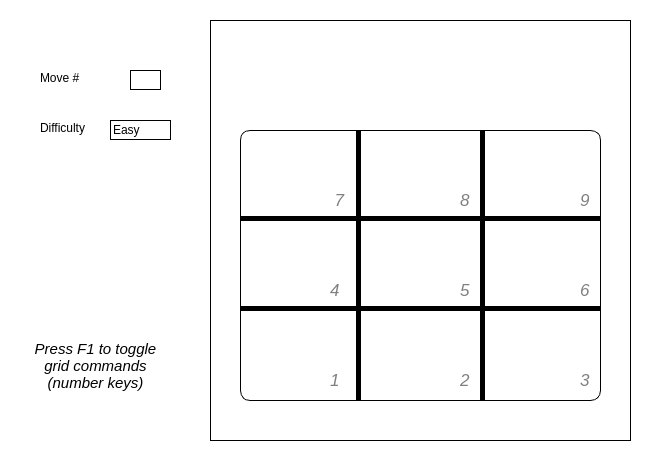
  <widget class="QWidget" name="widgetGame" native="true">
   <property name="geometry">
    <rect>
     <x>20</x>
     <y>70</y>
     <width>661</width>
     <height>461</height>
    </rect>
   </property>
   <property name="styleSheet">
    <string notr="true">background: transparent;</string>
   </property>
   <widget class="QGroupBox" name="groupBoxBoard">
    <property name="geometry">
     <rect>
      <x>210</x>
      <y>20</y>
      <width>421</width>
      <height>421</height>
     </rect>
    </property>
    <property name="font">
     <font>
      <family>MS Shell Dlg 2</family>
      <pointsize>13</pointsize>
     </font>
    </property>
    <property name="styleSheet">
     <string notr="true">background-color: white; border: 1px solid black;</string>
    </property>
    <property name="title">
     <string/>
    </property>
    <widget class="QPushButton" name="btnCenterRight">
     <property name="enabled">
      <bool>true</bool>
     </property>
     <property name="geometry">
      <rect>
       <x>270</x>
       <y>200</y>
       <width>121</width>
       <height>91</height>
      </rect>
     </property>
     <property name="font">
      <font>
       <pointsize>48</pointsize>
      </font>
     </property>
     <property name="focusPolicy">
      <enum>Qt::NoFocus</enum>
     </property>
     <property name="styleSheet">
      <string notr="true">border-left: 5px solid black; border-bottom: 5px solid black;</string>
     </property>
     <property name="text">
      <string/>
     </property>
    </widget>
    <widget class="QPushButton" name="btnBottomRight">
     <property name="enabled">
      <bool>true</bool>
     </property>
     <property name="geometry">
      <rect>
       <x>270</x>
       <y>290</y>
       <width>121</width>
       <height>91</height>
      </rect>
     </property>
     <property name="font">
      <font>
       <pointsize>48</pointsize>
      </font>
     </property>
     <property name="focusPolicy">
      <enum>Qt::NoFocus</enum>
     </property>
     <property name="styleSheet">
      <string notr="true">border-left: 5px solid black;
border-bottom-right-radius: 10%;</string>
     </property>
     <property name="text">
      <string/>
     </property>
    </widget>
    <widget class="QPushButton" name="btnCenter">
     <property name="enabled">
      <bool>true</bool>
     </property>
     <property name="geometry">
      <rect>
       <x>150</x>
       <y>200</y>
       <width>121</width>
       <height>91</height>
      </rect>
     </property>
     <property name="font">
      <font>
       <pointsize>48</pointsize>
      </font>
     </property>
     <property name="focusPolicy">
      <enum>Qt::NoFocus</enum>
     </property>
     <property name="styleSheet">
      <string notr="true">border-bottom: 5px solid black;</string>
     </property>
     <property name="text">
      <string/>
     </property>
    </widget>
    <widget class="QPushButton" name="btnBottomCenter">
     <property name="enabled">
      <bool>true</bool>
     </property>
     <property name="geometry">
      <rect>
       <x>150</x>
       <y>290</y>
       <width>121</width>
       <height>91</height>
      </rect>
     </property>
     <property name="font">
      <font>
       <pointsize>48</pointsize>
      </font>
     </property>
     <property name="focusPolicy">
      <enum>Qt::NoFocus</enum>
     </property>
     <property name="styleSheet">
      <string notr="true"/>
     </property>
     <property name="text">
      <string/>
     </property>
    </widget>
    <widget class="QPushButton" name="btnTopRight">
     <property name="enabled">
      <bool>true</bool>
     </property>
     <property name="geometry">
      <rect>
       <x>270</x>
       <y>110</y>
       <width>121</width>
       <height>91</height>
      </rect>
     </property>
     <property name="font">
      <font>
       <pointsize>48</pointsize>
      </font>
     </property>
     <property name="focusPolicy">
      <enum>Qt::NoFocus</enum>
     </property>
     <property name="styleSheet">
      <string notr="true">border-left: 5px solid black; 
border-bottom: 5px solid black;
border-top-right-radius: 10%;</string>
     </property>
     <property name="text">
      <string/>
     </property>
    </widget>
    <widget class="QPushButton" name="btnTopLeft">
     <property name="enabled">
      <bool>true</bool>
     </property>
     <property name="geometry">
      <rect>
       <x>30</x>
       <y>110</y>
       <width>121</width>
       <height>91</height>
      </rect>
     </property>
     <property name="font">
      <font>
       <pointsize>48</pointsize>
      </font>
     </property>
     <property name="focusPolicy">
      <enum>Qt::NoFocus</enum>
     </property>
     <property name="styleSheet">
      <string notr="true">border-right: 5px solid black; 
border-bottom: 5px solid black;
border-top-left-radius: 10%;
</string>
     </property>
     <property name="text">
      <string/>
     </property>
    </widget>
    <widget class="QPushButton" name="btnBottomLeft">
     <property name="enabled">
      <bool>true</bool>
     </property>
     <property name="geometry">
      <rect>
       <x>30</x>
       <y>290</y>
       <width>121</width>
       <height>91</height>
      </rect>
     </property>
     <property name="font">
      <font>
       <pointsize>48</pointsize>
      </font>
     </property>
     <property name="focusPolicy">
      <enum>Qt::NoFocus</enum>
     </property>
     <property name="styleSheet">
      <string notr="true">border-right: 5px solid black; 
border-bottom-left-radius: 10%;</string>
     </property>
     <property name="text">
      <string/>
     </property>
    </widget>
    <widget class="QPushButton" name="btnTopCenter">
     <property name="enabled">
      <bool>true</bool>
     </property>
     <property name="geometry">
      <rect>
       <x>150</x>
       <y>110</y>
       <width>121</width>
       <height>91</height>
      </rect>
     </property>
     <property name="font">
      <font>
       <pointsize>48</pointsize>
      </font>
     </property>
     <property name="focusPolicy">
      <enum>Qt::NoFocus</enum>
     </property>
     <property name="styleSheet">
      <string notr="true">border-bottom: 5px solid black; </string>
     </property>
     <property name="text">
      <string/>
     </property>
    </widget>
    <widget class="QPushButton" name="btnCenterLeft">
     <property name="enabled">
      <bool>true</bool>
     </property>
     <property name="geometry">
      <rect>
       <x>30</x>
       <y>200</y>
       <width>121</width>
       <height>91</height>
      </rect>
     </property>
     <property name="font">
      <font>
       <pointsize>48</pointsize>
      </font>
     </property>
     <property name="focusPolicy">
      <enum>Qt::NoFocus</enum>
     </property>
     <property name="styleSheet">
      <string notr="true">border-right: 5px solid black; border-bottom: 5px solid black;</string>
     </property>
     <property name="text">
      <string/>
     </property>
    </widget>
    <widget class="QLabel" name="lbl1">
     <property name="geometry">
      <rect>
       <x>120</x>
       <y>350</y>
       <width>31</width>
       <height>21</height>
      </rect>
     </property>
     <property name="font">
      <font>
       <pointsize>13</pointsize>
       <italic>true</italic>
      </font>
     </property>
     <property name="styleSheet">
      <string notr="true">background: none; border: none; color: gray;</string>
     </property>
     <property name="text">
      <string>1</string>
     </property>
     <property name="alignment">
      <set>Qt::AlignLeading|Qt::AlignLeft|Qt::AlignTop</set>
     </property>
    </widget>
    <widget class="QLabel" name="lbl5">
     <property name="geometry">
      <rect>
       <x>250</x>
       <y>260</y>
       <width>31</width>
       <height>21</height>
      </rect>
     </property>
     <property name="font">
      <font>
       <pointsize>13</pointsize>
       <italic>true</italic>
      </font>
     </property>
     <property name="styleSheet">
      <string notr="true">background: none; border: none; color: gray;</string>
     </property>
     <property name="text">
      <string>5</string>
     </property>
     <property name="alignment">
      <set>Qt::AlignLeading|Qt::AlignLeft|Qt::AlignTop</set>
     </property>
    </widget>
    <widget class="QLabel" name="lbl6">
     <property name="geometry">
      <rect>
       <x>370</x>
       <y>260</y>
       <width>31</width>
       <height>21</height>
      </rect>
     </property>
     <property name="font">
      <font>
       <pointsize>13</pointsize>
       <italic>true</italic>
      </font>
     </property>
     <property name="styleSheet">
      <string notr="true">background: none; border: none; color: gray;</string>
     </property>
     <property name="text">
      <string>6</string>
     </property>
     <property name="alignment">
      <set>Qt::AlignLeading|Qt::AlignLeft|Qt::AlignTop</set>
     </property>
    </widget>
    <widget class="QLabel" name="lbl8">
     <property name="geometry">
      <rect>
       <x>250</x>
       <y>170</y>
       <width>31</width>
       <height>21</height>
      </rect>
     </property>
     <property name="font">
      <font>
       <pointsize>13</pointsize>
       <italic>true</italic>
      </font>
     </property>
     <property name="styleSheet">
      <string notr="true">background: none; border: none; color: gray;</string>
     </property>
     <property name="text">
      <string>8</string>
     </property>
     <property name="alignment">
      <set>Qt::AlignLeading|Qt::AlignLeft|Qt::AlignTop</set>
     </property>
    </widget>
    <widget class="QLabel" name="lbl2">
     <property name="geometry">
      <rect>
       <x>250</x>
       <y>350</y>
       <width>31</width>
       <height>21</height>
      </rect>
     </property>
     <property name="font">
      <font>
       <pointsize>13</pointsize>
       <italic>true</italic>
      </font>
     </property>
     <property name="styleSheet">
      <string notr="true">background: none; border: none; color: gray;</string>
     </property>
     <property name="text">
      <string>2</string>
     </property>
     <property name="alignment">
      <set>Qt::AlignLeading|Qt::AlignLeft|Qt::AlignTop</set>
     </property>
    </widget>
    <widget class="QLabel" name="lbl3">
     <property name="geometry">
      <rect>
       <x>370</x>
       <y>350</y>
       <width>31</width>
       <height>21</height>
      </rect>
     </property>
     <property name="font">
      <font>
       <pointsize>13</pointsize>
       <italic>true</italic>
      </font>
     </property>
     <property name="styleSheet">
      <string notr="true">background: none; border: none; color: gray;</string>
     </property>
     <property name="text">
      <string>3</string>
     </property>
     <property name="alignment">
      <set>Qt::AlignLeading|Qt::AlignLeft|Qt::AlignTop</set>
     </property>
    </widget>
    <widget class="QLabel" name="lbl4">
     <property name="geometry">
      <rect>
       <x>120</x>
       <y>260</y>
       <width>31</width>
       <height>21</height>
      </rect>
     </property>
     <property name="font">
      <font>
       <pointsize>13</pointsize>
       <italic>true</italic>
      </font>
     </property>
     <property name="styleSheet">
      <string notr="true">background: none; border: none; color: gray;</string>
     </property>
     <property name="text">
      <string>4</string>
     </property>
     <property name="alignment">
      <set>Qt::AlignLeading|Qt::AlignLeft|Qt::AlignTop</set>
     </property>
    </widget>
    <widget class="QLabel" name="lbl9">
     <property name="geometry">
      <rect>
       <x>370</x>
       <y>170</y>
       <width>31</width>
       <height>21</height>
      </rect>
     </property>
     <property name="font">
      <font>
       <pointsize>13</pointsize>
       <italic>true</italic>
      </font>
     </property>
     <property name="styleSheet">
      <string notr="true">background: none; border: none; color: gray;</string>
     </property>
     <property name="text">
      <string>9</string>
     </property>
     <property name="alignment">
      <set>Qt::AlignLeading|Qt::AlignLeft|Qt::AlignTop</set>
     </property>
    </widget>
    <widget class="QLabel" name="lbl7">
     <property name="geometry">
      <rect>
       <x>120</x>
       <y>170</y>
       <width>31</width>
       <height>21</height>
      </rect>
     </property>
     <property name="font">
      <font>
       <pointsize>13</pointsize>
       <italic>true</italic>
      </font>
     </property>
     <property name="styleSheet">
      <string notr="true">background: none; border: none; color: gray;</string>
     </property>
     <property name="text">
      <string> 7</string>
     </property>
     <property name="alignment">
      <set>Qt::AlignLeading|Qt::AlignLeft|Qt::AlignTop</set>
     </property>
    </widget>
   </widget>
   <widget class="QGroupBox" name="groupStats">
    <property name="geometry">
     <rect>
      <x>20</x>
      <y>20</y>
      <width>161</width>
      <height>151</height>
     </rect>
    </property>
    <property name="font">
     <font>
      <family>MS Shell Dlg 2</family>
      <pointsize>11</pointsize>
     </font>
    </property>
    <property name="styleSheet">
     <string notr="true">background-color: white;
border-radius: 10%;</string>
    </property>
    <property name="title">
     <string/>
    </property>
    <widget class="QLineEdit" name="leTurnNumber">
     <property name="geometry">
      <rect>
       <x>110</x>
       <y>50</y>
       <width>31</width>
       <height>20</height>
      </rect>
     </property>
     <property name="font">
      <font>
       <pointsize>9</pointsize>
      </font>
     </property>
     <property name="focusPolicy">
      <enum>Qt::NoFocus</enum>
     </property>
     <property name="styleSheet">
      <string notr="true">border: 1px solid black; border-radius: none;</string>
     </property>
     <property name="text">
      <string/>
     </property>
     <property name="readOnly">
      <bool>true</bool>
     </property>
    </widget>
    <widget class="QLineEdit" name="leDifficulty">
     <property name="geometry">
      <rect>
       <x>90</x>
       <y>100</y>
       <width>61</width>
       <height>20</height>
      </rect>
     </property>
     <property name="font">
      <font>
       <pointsize>9</pointsize>
      </font>
     </property>
     <property name="focusPolicy">
      <enum>Qt::NoFocus</enum>
     </property>
     <property name="styleSheet">
      <string notr="true">border: 1px solid black; border-radius: none;</string>
     </property>
     <property name="text">
      <string>Easy</string>
     </property>
     <property name="readOnly">
      <bool>true</bool>
     </property>
    </widget>
    <widget class="QLabel" name="lblDifficulty">
     <property name="geometry">
      <rect>
       <x>20</x>
       <y>100</y>
       <width>61</width>
       <height>16</height>
      </rect>
     </property>
     <property name="font">
      <font>
       <pointsize>9</pointsize>
      </font>
     </property>
     <property name="text">
      <string>Difficulty</string>
     </property>
    </widget>
    <widget class="QLabel" name="lblTurnNumber">
     <property name="geometry">
      <rect>
       <x>20</x>
       <y>50</y>
       <width>51</width>
       <height>16</height>
      </rect>
     </property>
     <property name="font">
      <font>
       <pointsize>9</pointsize>
      </font>
     </property>
     <property name="text">
      <string>Move #</string>
     </property>
    </widget>
   </widget>
   <widget class="QGroupBox" name="groupKeysInfo">
    <property name="geometry">
     <rect>
      <x>20</x>
      <y>290</y>
      <width>161</width>
      <height>151</height>
     </rect>
    </property>
    <property name="styleSheet">
     <string notr="true">background: white;
border-radius: 10%;</string>
    </property>
    <property name="title">
     <string/>
    </property>
    <widget class="QLabel" name="lblKeysInfo">
     <property name="geometry">
      <rect>
       <x>10</x>
       <y>20</y>
       <width>131</width>
       <height>111</height>
      </rect>
     </property>
     <property name="font">
      <font>
       <pointsize>11</pointsize>
       <italic>true</italic>
      </font>
     </property>
     <property name="styleSheet">
      <string notr="true">border: none; background: none;</string>
     </property>
     <property name="text">
      <string>Press F1 to toggle grid commands (number keys)</string>
     </property>
     <property name="alignment">
      <set>Qt::AlignCenter</set>
     </property>
     <property name="wordWrap">
      <bool>true</bool>
     </property>
    </widget>
   </widget>
   <zorder>groupStats</zorder>
   <zorder>groupKeysInfo</zorder>
   <zorder>groupBoxBoard</zorder>
  </widget>
